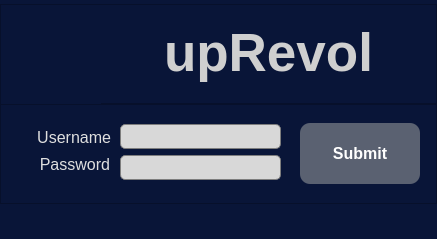
<?xml version="1.0" encoding="UTF-8"?>
<ui version="4.0">
 <class>SplashScreen</class>
 <widget class="QMainWindow" name="SplashScreen">
  <property name="geometry">
   <rect>
    <x>0</x>
    <y>0</y>
    <width>437</width>
    <height>239</height>
   </rect>
  </property>
  <property name="windowTitle">
   <string>MainWindow</string>
  </property>
  <property name="styleSheet">
   <string notr="true">background-color: rgb(9, 21, 56);
color: rgb(223, 223, 223);
</string>
  </property>
  <widget class="QWidget" name="centralwidget">
   <property name="maximumSize">
    <size>
     <width>600</width>
     <height>16777215</height>
    </size>
   </property>
   <property name="styleSheet">
    <string notr="true"/>
   </property>
   <layout class="QVBoxLayout" name="verticalLayout">
    <property name="spacing">
     <number>0</number>
    </property>
    <property name="leftMargin">
     <number>0</number>
    </property>
    <property name="topMargin">
     <number>0</number>
    </property>
    <property name="rightMargin">
     <number>0</number>
    </property>
    <property name="bottomMargin">
     <number>0</number>
    </property>
    <item>
     <layout class="QVBoxLayout" name="verticalLayout_3">
      <property name="spacing">
       <number>0</number>
      </property>
      <item>
       <widget class="QFrame" name="frame_4">
        <property name="maximumSize">
         <size>
          <width>600</width>
          <height>100</height>
         </size>
        </property>
        <property name="frameShape">
         <enum>QFrame::StyledPanel</enum>
        </property>
        <property name="frameShadow">
         <enum>QFrame::Raised</enum>
        </property>
        <layout class="QHBoxLayout" name="horizontalLayout">
         <property name="spacing">
          <number>0</number>
         </property>
         <property name="leftMargin">
          <number>0</number>
         </property>
         <property name="topMargin">
          <number>0</number>
         </property>
         <property name="rightMargin">
          <number>0</number>
         </property>
         <property name="bottomMargin">
          <number>0</number>
         </property>
         <item>
          <widget class="QLabel" name="label_3">
           <property name="minimumSize">
            <size>
             <width>100</width>
             <height>100</height>
            </size>
           </property>
           <property name="maximumSize">
            <size>
             <width>100</width>
             <height>100</height>
            </size>
           </property>
           <property name="styleSheet">
            <string notr="true">image: url(:/logo/icons/1.png);</string>
           </property>
           <property name="text">
            <string/>
           </property>
           <property name="scaledContents">
            <bool>true</bool>
           </property>
          </widget>
         </item>
         <item>
          <widget class="QLabel" name="label_title">
           <property name="maximumSize">
            <size>
             <width>600</width>
             <height>16777215</height>
            </size>
           </property>
           <property name="font">
            <font>
             <family>Segoe UI</family>
             <pointsize>40</pointsize>
            </font>
           </property>
           <property name="styleSheet">
            <string notr="true">color: rgb(207, 207, 207)</string>
           </property>
           <property name="text">
            <string>&lt;html&gt;&lt;head/&gt;&lt;body&gt;&lt;p&gt;&lt;span style=&quot; font-weight:600;&quot;&gt;upRevol&lt;/span&gt;&lt;/p&gt;&lt;/body&gt;&lt;/html&gt;</string>
           </property>
           <property name="alignment">
            <set>Qt::AlignCenter</set>
           </property>
          </widget>
         </item>
        </layout>
       </widget>
      </item>
      <item>
       <widget class="QFrame" name="frame_2">
        <property name="maximumSize">
         <size>
          <width>600</width>
          <height>100</height>
         </size>
        </property>
        <property name="styleSheet">
         <string notr="true">QLineEdit {
	background-color: rgb(255, 255, 255);	
	color: rgb(0, 0, 0);
	border-radius: 5px
}
QPushButton {
	background-color: rgb(90, 97, 113);	
	color: rgb(255, 255, 255);
	border-radius: 10px
}
QPushButton::hover {
	background-color: rgb(128, 145, 165)
}</string>
        </property>
        <property name="frameShape">
         <enum>QFrame::StyledPanel</enum>
        </property>
        <property name="frameShadow">
         <enum>QFrame::Raised</enum>
        </property>
        <widget class="QLabel" name="label">
         <property name="geometry">
          <rect>
           <x>11</x>
           <y>25</y>
           <width>100</width>
           <height>16</height>
          </rect>
         </property>
         <property name="minimumSize">
          <size>
           <width>100</width>
           <height>0</height>
          </size>
         </property>
         <property name="font">
          <font>
           <pointsize>12</pointsize>
          </font>
         </property>
         <property name="text">
          <string>Username</string>
         </property>
         <property name="alignment">
          <set>Qt::AlignRight|Qt::AlignTrailing|Qt::AlignVCenter</set>
         </property>
        </widget>
        <widget class="QLineEdit" name="password">
         <property name="geometry">
          <rect>
           <x>120</x>
           <y>51</y>
           <width>161</width>
           <height>25</height>
          </rect>
         </property>
         <property name="minimumSize">
          <size>
           <width>0</width>
           <height>25</height>
          </size>
         </property>
         <property name="styleSheet">
          <string notr="true">background-color: rgb(216, 216, 216);
border: 1px solid rgb(125, 125, 125);</string>
         </property>
         <property name="echoMode">
          <enum>QLineEdit::Password</enum>
         </property>
        </widget>
        <widget class="QLabel" name="label_2">
         <property name="geometry">
          <rect>
           <x>10</x>
           <y>50</y>
           <width>100</width>
           <height>21</height>
          </rect>
         </property>
         <property name="minimumSize">
          <size>
           <width>100</width>
           <height>0</height>
          </size>
         </property>
         <property name="font">
          <font>
           <pointsize>12</pointsize>
          </font>
         </property>
         <property name="text">
          <string>Password</string>
         </property>
         <property name="alignment">
          <set>Qt::AlignRight|Qt::AlignTrailing|Qt::AlignVCenter</set>
         </property>
        </widget>
        <widget class="QPushButton" name="pushButton">
         <property name="geometry">
          <rect>
           <x>300</x>
           <y>19</y>
           <width>120</width>
           <height>61</height>
          </rect>
         </property>
         <property name="minimumSize">
          <size>
           <width>120</width>
           <height>60</height>
          </size>
         </property>
         <property name="font">
          <font>
           <pointsize>12</pointsize>
           <weight>75</weight>
           <bold>true</bold>
          </font>
         </property>
         <property name="text">
          <string>Submit</string>
         </property>
        </widget>
        <widget class="QLineEdit" name="email">
         <property name="geometry">
          <rect>
           <x>120</x>
           <y>20</y>
           <width>161</width>
           <height>25</height>
          </rect>
         </property>
         <property name="minimumSize">
          <size>
           <width>0</width>
           <height>25</height>
          </size>
         </property>
         <property name="styleSheet">
          <string notr="true">background-color: rgb(216, 216, 216);
border: 1px solid rgb(125, 125, 125);</string>
         </property>
        </widget>
       </widget>
      </item>
      <item>
       <widget class="QLabel" name="error">
        <property name="minimumSize">
         <size>
          <width>0</width>
          <height>20</height>
         </size>
        </property>
        <property name="maximumSize">
         <size>
          <width>16777215</width>
          <height>30</height>
         </size>
        </property>
        <property name="font">
         <font>
          <family>Segoe UI</family>
          <pointsize>12</pointsize>
         </font>
        </property>
        <property name="styleSheet">
         <string notr="true">color: rgb(164, 51, 13);</string>
        </property>
        <property name="text">
         <string/>
        </property>
        <property name="alignment">
         <set>Qt::AlignCenter</set>
        </property>
       </widget>
      </item>
     </layout>
    </item>
   </layout>
  </widget>
 </widget>
 <resources/>
 <connections/>
</ui>
